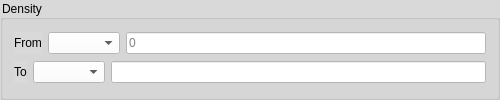
         <widget class="QGroupBox" name="groupBox_6">
          <property name="minimumSize">
           <size>
            <width>500</width>
            <height>100</height>
           </size>
          </property>
          <property name="maximumSize">
           <size>
            <width>800</width>
            <height>200</height>
           </size>
          </property>
          <property name="font">
           <font>
            <family>Segoe UI</family>
            <pointsize>9</pointsize>
            <weight>50</weight>
            <bold>false</bold>
            <kerning>true</kerning>
           </font>
          </property>
          <property name="styleSheet">
           <string notr="true">background-color: rgb(217, 217, 217);</string>
          </property>
          <property name="title">
           <string>Density</string>
          </property>
          <layout class="QGridLayout" name="gridLayout_11">
           <item row="0" column="0">
            <layout class="QHBoxLayout" name="horizontalLayout_18">
             <item>
              <widget class="QLabel" name="label_18">
               <property name="font">
                <font>
                 <family>Segoe UI</family>
                 <pointsize>9</pointsize>
                 <weight>50</weight>
                 <bold>false</bold>
                 <kerning>true</kerning>
                </font>
               </property>
               <property name="text">
                <string>From</string>
               </property>
              </widget>
             </item>
             <item>
              <widget class="QComboBox" name="densityFromComboBox">
               <property name="font">
                <font>
                 <family>Segoe UI</family>
                 <pointsize>9</pointsize>
                 <weight>50</weight>
                 <bold>false</bold>
                 <kerning>true</kerning>
                </font>
               </property>
               <property name="styleSheet">
                <string notr="true">background-color: rgb(255, 255, 255);</string>
               </property>
              </widget>
             </item>
             <item>
              <widget class="QLineEdit" name="densityFromLineEdit">
               <property name="maximumSize">
                <size>
                 <width>500</width>
                 <height>16777215</height>
                </size>
               </property>
               <property name="font">
                <font>
                 <family>Segoe UI</family>
                 <pointsize>9</pointsize>
                 <weight>50</weight>
                 <bold>false</bold>
                 <kerning>true</kerning>
                </font>
               </property>
               <property name="styleSheet">
                <string notr="true">background-color: rgb(255, 255, 255);</string>
               </property>
               <property name="placeholderText">
                <string>0</string>
               </property>
              </widget>
             </item>
            </layout>
           </item>
           <item row="1" column="0">
            <layout class="QHBoxLayout" name="horizontalLayout_17">
             <item>
              <widget class="QLabel" name="label_17">
               <property name="font">
                <font>
                 <family>Segoe UI</family>
                 <pointsize>9</pointsize>
                 <weight>50</weight>
                 <bold>false</bold>
                 <kerning>true</kerning>
                </font>
               </property>
               <property name="text">
                <string>To</string>
               </property>
              </widget>
             </item>
             <item>
              <widget class="QComboBox" name="densityToComboBox">
               <property name="font">
                <font>
                 <family>Segoe UI</family>
                 <pointsize>9</pointsize>
                 <weight>50</weight>
                 <bold>false</bold>
                 <kerning>true</kerning>
                </font>
               </property>
               <property name="styleSheet">
                <string notr="true">background-color: rgb(255, 255, 255);</string>
               </property>
              </widget>
             </item>
             <item>
              <widget class="QLineEdit" name="densityToLineEdit">
               <property name="maximumSize">
                <size>
                 <width>500</width>
                 <height>16777215</height>
                </size>
               </property>
               <property name="font">
                <font>
                 <family>Segoe UI</family>
                 <pointsize>9</pointsize>
                 <weight>50</weight>
                 <bold>false</bold>
                 <kerning>true</kerning>
                </font>
               </property>
               <property name="styleSheet">
                <string notr="true">background-color: rgb(255, 255, 255);</string>
               </property>
              </widget>
             </item>
            </layout>
           </item>
          </layout>
         </widget>
